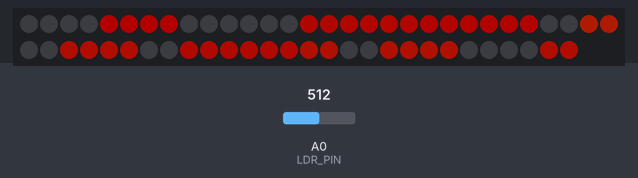
The sketch below on a simulated ESP8266 (NodeMCU). Shown: 58 RGB LEDs in strip order, left to right, continuing on the next row. The inputs (shaded band) are chosen by the test bench; at power-on: A0 (LDR_PIN) = 512. Dim RGB values are drawn brighter than linear; WiFi joins after 1.5 s; servers stay silent unless stated; the local clock reads 2024-03-15 10:24:30 at power-on unless the sketch sets it; what the sketch prints to the serial monitor is not drawn.

Above: at 2.2 s.
2.3 s: A0 (LDR_PIN) set to 54
4.5 s: A0 (LDR_PIN) set to 46
At 5.7 s:
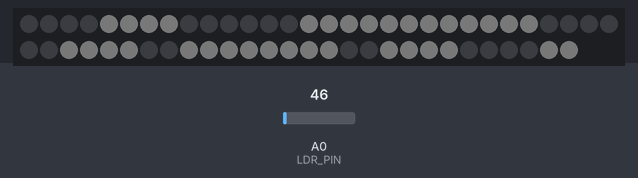
Timing chart, 0 to 7.5 s (numbered marks = the images above; inputs shaded):
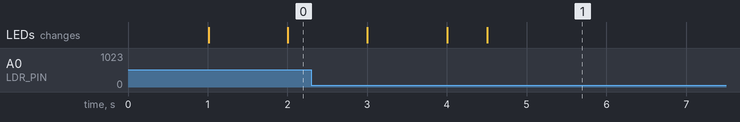

The sketch:

Digital_Clock.ino
```cpp
#include <ESP8266WiFi.h>
#include <Adafruit_NeoPixel.h>
#include <WiFiUdp.h>
#include <NTPClient.h>
#include <TimeLib.h>
#include <RTClib.h>

#define PIXEL_PER_SEGMENT  2     // Number of LEDs in each Segment
#define PIXEL_DIGITS       4     // Number of connected Digits
#define PIXEL_PIN          2     // GPIO Pin
#define PIXEL_DASH         1     // Binary segment

#define LDR_PIN       A0    // LDR pin
#define BUTTON_PIN    12    // Button pin

#define TIME_FORMAT        12    // 12 = 12 hours format || 24 = 24 hours format

Adafruit_NeoPixel strip = Adafruit_NeoPixel((PIXEL_PER_SEGMENT * 7 * PIXEL_DIGITS) + (PIXEL_DASH * 2), PIXEL_PIN, NEO_GRB + NEO_KHZ800);

// set Wi-Fi SSID and password
const char *ssid     = "SSID";
const char *password = "PASSWORD";

RTC_DS3231 rtc;

bool Set_Time = false;
bool night_mode = false;
int brightness_threshold = 50;

WiFiUDP ntpUDP;
// 'time.nist.gov' is used (default server) with +1 hour offset (3600 seconds) 60 seconds (60000 milliseconds) update interval
NTPClient timeClient(ntpUDP, "time.nist.gov", 19800, 60000); // GMT calculation >> GMT+5:30 : (5*3600)+(30*60) = 19800

int period = 30000;     // screen update interval
unsigned long time_now = -30000;
int Second, Minute, Hour;

// set default brightness
uint32_t r = 180, g = 0, b = 0;

//Digits array
byte digits[12] = {
  //abcdefg
  0b1111110,     // 0
  0b0011000,     // 1
  0b0110111,     // 2
  0b0111101,     // 3
  0b1011001,     // 4
  0b1101101,     // 5
  0b1101111,     // 6
  0b0111000,     // 7
  0b1111111,     // 8
  0b1111101,     // 9
  0b1100110,     // C
  0b1100011,     // F
};

//Clear all the Pixels
void clearDisplay() {
  for (int i = 0; i < strip.numPixels(); i++) {
    strip.setPixelColor(i, strip.Color(0, 0, 0));
  }
  strip.show();
}

void setup() {
  Serial.begin(115200);
  strip.begin();
  strip.show();
  if (! rtc.begin()) {
    Serial.println("Couldn't find RTC");
    Serial.flush();
    abort();
  }
  //attachInterrupt(digitalPinToInterrupt(BUTTON_PIN), ISR, RISING);
  WiFi.begin(ssid, password);
  Serial.print("Connecting...");
  delay(1000);

  if ( WiFi.status() == WL_CONNECTED ) {
    Serial.println("connected");
    for (int i = 0; i < strip.numPixels(); i++) {
      strip.setPixelColor(i, strip.Color(60, 60, 60));
    }
    strip.show();
    Set_Time = true;
  }
  else
    Set_Time = false;
}
/*
  ICACHE_RAM_ATTR void ISR() {
  Set_Time = true;
  }
*/
void loop() {
  if (Set_Time) {
    timeClient.begin();

    // check WiFi connection status
    if (WiFi.status() == WL_CONNECTED) {
      timeClient.update();
      unsigned long unix_epoch = timeClient.getEpochTime();   // get UNIX Epoch time
      Second = second(unix_epoch);                            // get seconds
      Minute = minute(unix_epoch);                            // get minutes
      Hour  = hour(unix_epoch);                              // get hours

      if (TIME_FORMAT == 12) {
        if (Hour >= 13) {
          Hour = Hour - 12;
        }
        if (Hour == 00) {
          Hour = 12;
        }
        else
          Hour = Hour;
      }
      else if (TIME_FORMAT == 24) {
        Hour = Hour;
      }
      Serial.print(Hour);
      Serial.print(":");
      Serial.print(Minute);
      Serial.print(":");
      Serial.print(Second);
      Serial.println(" ");
      rtc.adjust(DateTime(2020, 1, 1, Hour, Minute, Second));
      Serial.println("Time Set");
      WiFi.disconnect();
      Set_Time = false;
    }
  }
  else {
    DateTime now = rtc.now();

    Second = now.second();
    Minute = now.minute();
    Hour  = now.hour();

    if (TIME_FORMAT == 12) {
      if (Hour >= 13) {
        Hour = Hour - 12;
      }
      if (Hour == 00) {
        Hour = 12;
      }
      else
        Hour = Hour;
    }
    else if (TIME_FORMAT == 24) {
      Hour = Hour;
    }

    uint32_t sensor_val = analogRead(LDR_PIN);
    if (sensor_val < brightness_threshold) {
      r = 6;
      g = 6;
      b = 6;
      night_mode = true;
      time_now = -30000;
    }
    else if (sensor_val > brightness_threshold && night_mode) {
      ESP.restart();
    }
    if (!night_mode) {
      disp_Dash();
    }
    while (millis() > time_now + period) {
      time_now = millis();
      Serial.print("Time Now : ");
      Serial.print(Hour);
      Serial.print(":");
      Serial.print(Minute);
      Serial.print(":");
      Serial.print(Second);
      Serial.println(" ");
      disp_Time();     // Show Time
    }
  }
}


void disp_Time() {
  clearDisplay();
  writeDigit(0, Hour / 10);
  writeDigit(1, Hour % 10);
  writeDigit(2, Minute / 10);
  writeDigit(3, Minute % 10);
  writeDigit(4, Second / 10);
  writeDigit(5, Second % 10);
  strip.show();
}

void disp_Dash() {
  int dot, dash;
  for (int i = 0; i < 2; i++) {
    dot = 2 * (PIXEL_PER_SEGMENT * 7) + i;
    for (int j = 0; j < PIXEL_DASH; j++) {
      dash = dot + j * (2 * (PIXEL_PER_SEGMENT * 7) + 2);
      Second % 2 == 0 ? strip.setPixelColor(dash, strip.Color(r / 3, g / 3,  b / 3)) : strip.setPixelColor(dash, strip.Color(0, 0,  0));
    }
  }
  strip.show();
}

void writeDigit(int index, int val) {
  byte digit = digits[val];
  int margin;
  if (index == 0 || index == 1 ) margin = 0;
  if (index == 2 || index == 3 ) margin = 1;
  if (index == 4 || index == 5 ) margin = 2;
  for (int i = 6; i >= 0; i--) {
    int offset = index * (PIXEL_PER_SEGMENT * 7) + i * PIXEL_PER_SEGMENT + margin * 2;
    uint32_t color;
    if (digit & 0x01 != 0) {
      if (!night_mode) {
        if (r > 0 && b == 0) {
          r--;
          g++;
        }
        if (g > 0 && r == 0) {
          g--;
          b++;
        }
        if (b > 0 && g == 0) {
          r++;
          b--;
        }
      }
      color = strip.Color(r / 3, g / 3, b / 3);
    }
    else
      color = strip.Color(0, 0, 0);

    for (int j = offset; j < offset + PIXEL_PER_SEGMENT; j++) {
      strip.setPixelColor(j, color);
    }
    digit = digit >> 1;
  }
}
```

Measured:
- the behaviour switches between 50 and 49 on A0 (LDR_PIN) (found by bisection; images 0 and 1)
- after the input at 4.5 s, the LEDs: change at once (image 1)
